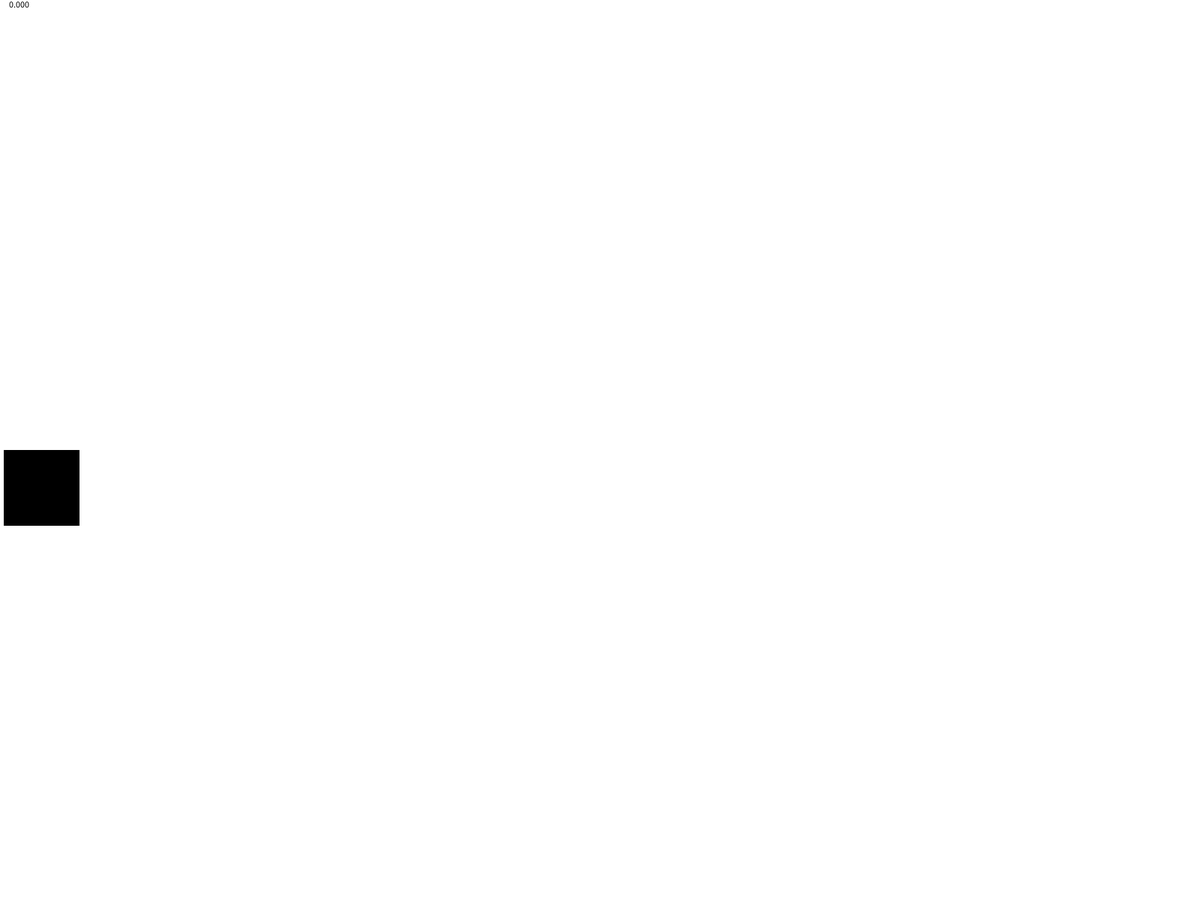
Frame 1 (no input)
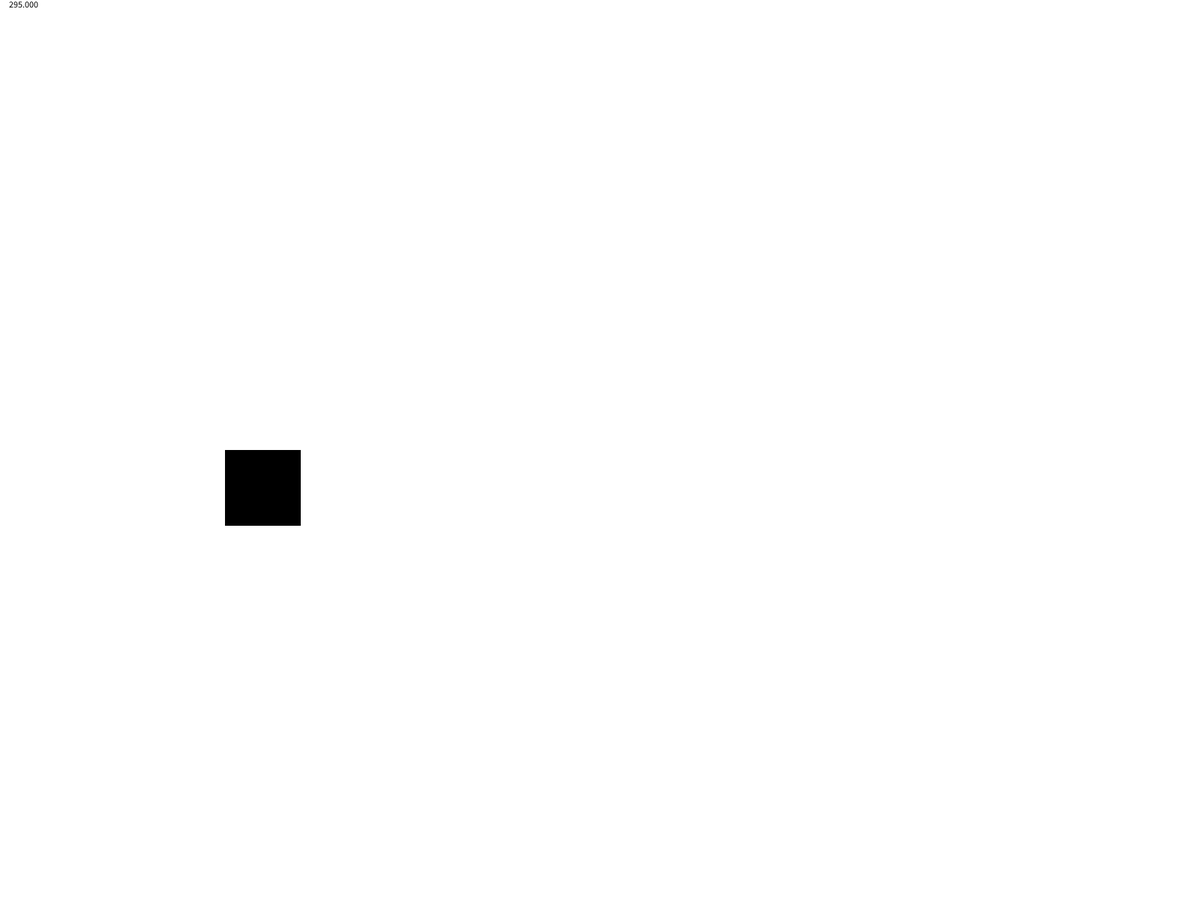
Frame 60 (the mouse pressed at the canvas centre just before this capture)
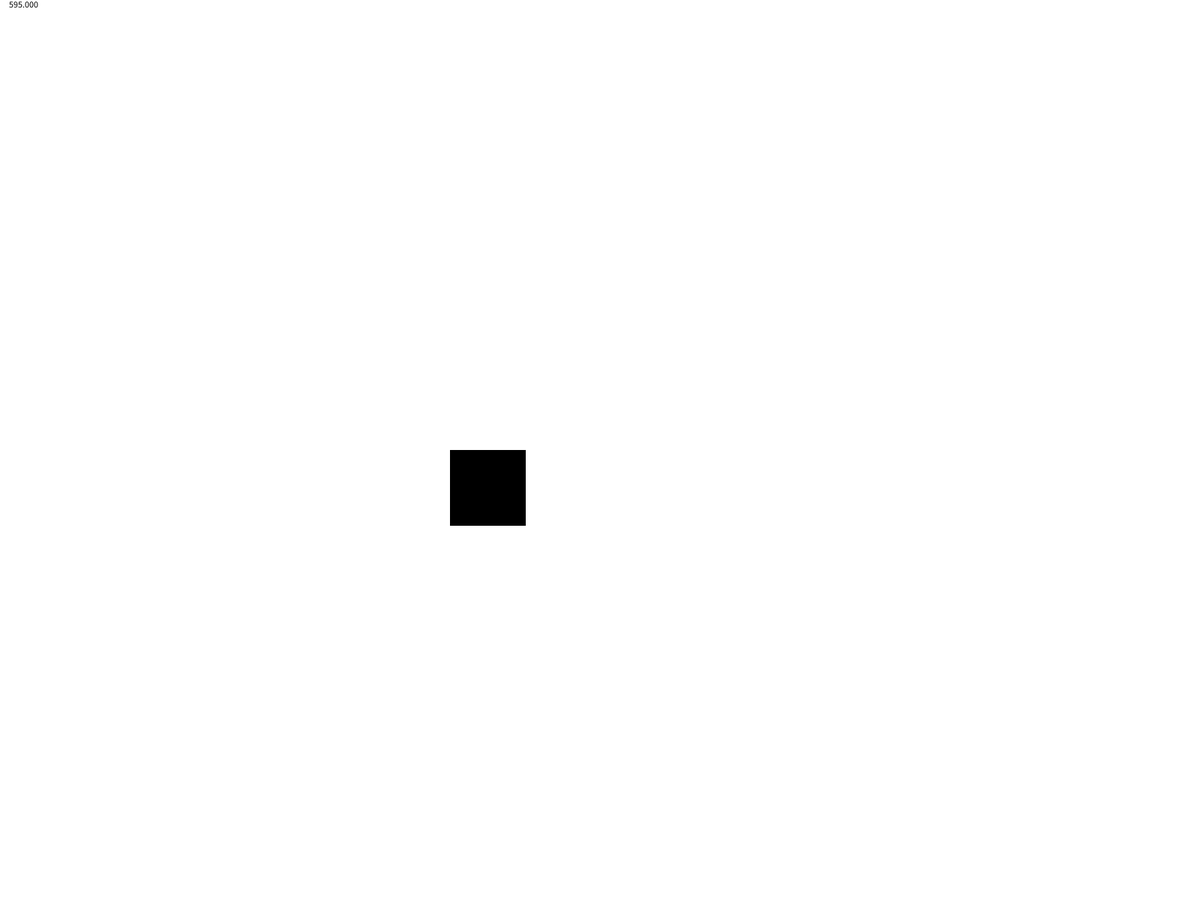
Frame 120 (the mouse held since frame 60 and released just before this capture)

The Processing sketch that drew these frames (run headless with seeded random() and noise(); from frame 60 on, the mouse is pressed at the canvas centre):

// Processing sketch: Ex_3
// ── Ex_3.pde
void settings() {
    // creates a full screen window
    fullScreen();
}

// global variables
float xPos, yPos, speed;
float startXPos;
float rectSize;
void setup() {
    startXPos = 0;
    rectSize = 100;
    speed = 5;
    xPos = startXPos;
    yPos = height/2;
}

void draw() {
    // draws background over each frame to avoid overlap
    background(255);
    fill(0,0,0);
    text(xPos,10,10);   // rect coordinates
    xPos += speed;

    if(xPos < width-rectSize) {
        rect(xPos, yPos, rectSize, rectSize);
    }
    else {
        // draw the amount of the rectangle past width at the left of the screen
        rect(0, yPos, rectSize-(width-xPos), rectSize);     
        // draw a new rectangle at the right of the screen without the part that gets cut off
        rect(xPos, yPos, width-xPos, rectSize);
    }

    if (xPos >= width) {
        // draw the original rectangle once the entire rectangle has gone past the screen
        xPos = startXPos;
    }

}
